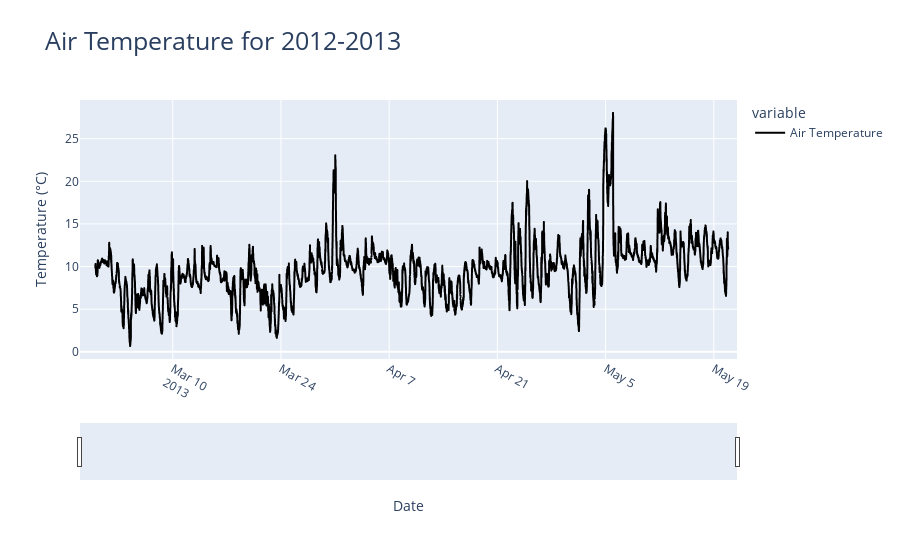

The notebook cell this image was saved under:
### Code cell
import pandas as pd
import scipy.io as sio
import numpy as np
import datetime
import plotly.express as px
from plotly.subplots import make_subplots
import plotly.graph_objects as go
import re

def Array_To_DataFrame(matDF, varName) :
    npArray = np.array([])
    for i in range (matDF[varName].shape[0]) :
        npArray = np.concatenate((npArray, matDF[varName][i].flatten()))
    return npArray
def matFile_To_DF(matFile) :
    tempDF = sio.loadmat(matFile)
    matDataMidFiltered = {dictKey:dictValue for dictKey, dictValue in tempDF.items() if dictKey[0] != '_'}
    matMidDF = pd.DataFrame({dictKey: np.array(dictValue).flatten() for dictKey, dictValue in matDataMidFiltered.items()})
    return matMidDF

matWeather = sio.loadmat('wx_2012_2013.mat')
origin = np.datetime64('0000-01-01', 'D') - np.timedelta64(1, 'D')
matWeatherFiltered = {dictKey:dictValue for dictKey, dictValue in matWeather.items() if dictKey[0] != '_'}
matWeatherDF = pd.DataFrame({dictKey: np.array(dictValue).flatten() for dictKey, dictValue in matWeatherFiltered.items()})
tmsWeather = matWeatherDF['dnwx'] * np.timedelta64(1, 'D') + origin
tmsAirTemp = matWeatherDF['t']
matWeatherDF = matWeatherDF.sort_values(['dnwx'], ascending = [True])

weatherDF = pd.DataFrame({'DN' : tmsWeather, 'AirTemp' : tmsAirTemp})
weatherDF.to_csv('weather_2012_2013_processed.csv', index=False)

weatherCompareDF = pd.DataFrame({'DN' : tmsWeather, 'MeasuredAirTemp' : tmsAirTemp, 'U' : matWeatherDF["ws"], "atm Pressure" : matWeatherDF['p']})
weatherCompareDF.to_csv('weather_12_13_measuredvalues.csv', index=False)



tempFigLabels = ['Air Temperature']
tempfig = px.line(x = weatherDF['DN'], y = [weatherDF["AirTemp"]], color_discrete_sequence= ["black"], title = "Air Temperature")
for idx in range(len(tempFigLabels)):
    tempfig.data[idx].name = tempFigLabels[idx]
    tempfig.data[idx].hovertemplate = 'variable=' + tempFigLabels[idx] + '<br>x=%{x}<br>value=%{y}<extra></extra>'
    tempfig.data[idx].legendgroup = tempFigLabels[idx]

tempfig.update_layout(title=dict(text= "Air Temperature for 2012-2013", font=dict(size=25)))
tempfig.update_xaxes(tickangle=30)
tempfig.update_xaxes(rangeslider_visible=True)
tempfig.update_xaxes(range = [pd.Timestamp('2013-02-26'),pd.Timestamp('2013-05-22')])
tempfig.update_layout(xaxis_title="Date", yaxis_title="Temperature (°C)")
tempfig.show()

### Figure 1 — Plotly figure (JSON) as saved in the notebook; plotly's stock layout.template omitted (floating-point values rounded to 4 significant figures; data arrays with more than 128 entries replaced by an {"elided": "..."} marker saying what was removed)
{"data": [{"hovertemplate": "variable=Air Temperature<br>x=%{x}<br>value=%{y}<extra></extra>", "legendgroup": "Air Temperature", "line": {"color": "black", "dash": "solid"}, "marker": {"symbol": "circle"}, "mode": "lines", "name": "Air Temperature", "showlegend": true, "type": "scattergl", "x": {"elided": "11792 str values"}, "xaxis": "x", "y": {"elided": "11792 float values"}, "yaxis": "y"}], "layout": {"legend": {"title": {"text": "variable"}, "tracegroupgap": 0}, "title": {"font": {"size": 25}, "text": "Air Temperature for 2012-2013"}, "xaxis": {"anchor": "y", "domain": [0, 1], "range": ["2013-02-26T00:00:00", "2013-05-22T00:00:00"], "rangeslider": {"visible": true}, "tickangle": 30, "title": {"text": "Date"}}, "yaxis": {"anchor": "x", "domain": [0, 1], "title": {"text": "Temperature (°C)"}}}}
